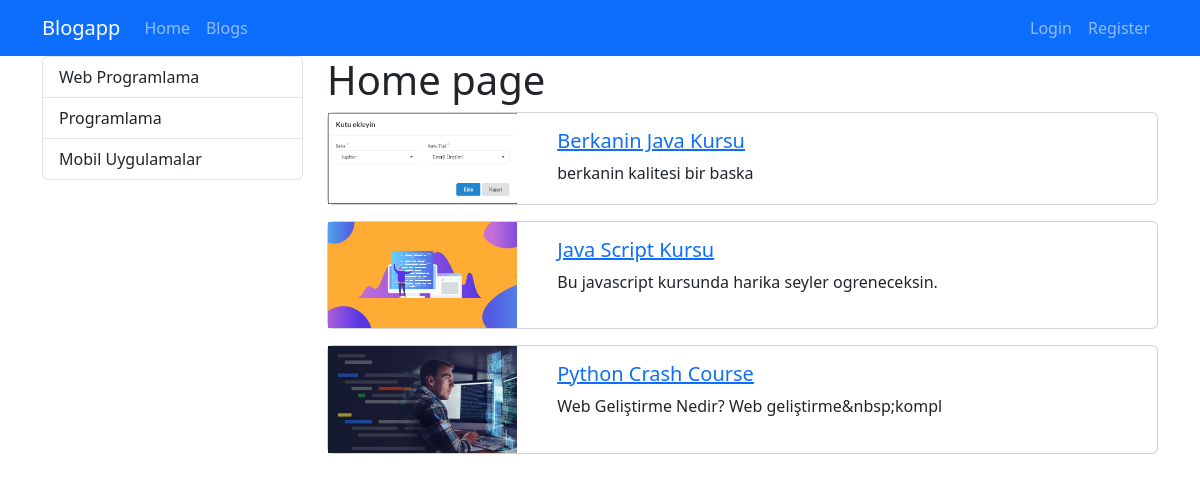
The page / on the database its author committed.
### blog/models.py (models this page shows, shortened)
class Category(models.Model):
    name = models.CharField(max_length=150)
    slug = models.SlugField(null=True,blank=True, unique=True, db_index=True, editable=False)

class Blog(models.Model):
    title = models.CharField(max_length=200)
    image = models.ImageField(upload_to="blogs")
    description = RichTextField()
    is_active = models.BooleanField()
    is_home = models.BooleanField(default=True)
    slug = models.SlugField(null=False,blank=True, unique=True, db_index=True, editable=False)
    categories = models.ManyToManyField(Category, blank=True)

### blog/views.py (the view)
# urls.py: path("", views.index, name="home"),
def index(request):
    context = {
        "blogs": Blog.objects.filter(is_home = True, is_active = True),
        "categories": Category.objects.all()
    }
    return render(request, "blog/index.html", context)

### blog/templates/blog/index.html (shortened to what this page needs)
{% extends "base.html" %}
{% load static %}
{% block css_files %}
    <link rel="stylesheet" href="{% static 'blog/css/style.css' %}">
{%endblock%}
{% block content %}
<div class="container">
    <div class="row">
        <div class="col-3">
          {% include 'partials/_categories.html' %}
        </div>
        <div class="col-9">
            <h1>Home page</h1>
            {%for blog in blogs %}
                {%if blog.is_home and blog.is_active%}
                    {% include 'blog/partials/_blog.html' %}
                {%endif%}
            {%endfor%}
        </div>
    </div>
</div>
{% endblock %}

### templates/base.html (shortened to what this page needs)
{% load static %}
<!DOCTYPE html>
<html lang="en">
    <head>
        <link rel="stylesheet" href="{% static 'css/bootstrap.min.css' %}">
        <link rel="stylesheet" href="{%static 'css/base.css'%}">
        {% block css_files %} {% endblock %}
    </head>
    <body>
        {%include 'partials/_navbar.html' %}
        {% block content %} {% endblock %}
    </body>
</html>

### templates/partials/_navbar.html
<nav class="navbar navbar-dark bg-primary navbar-expand-lg">
    <div class="container">
        <a class="navbar-brand" href="{% url 'home' %}">Blogapp</a>
        <ul class="navbar-nav me-auto">
            <li class="nav-item">
                <a class="nav-link" href="{% url 'home' %}">Home</a>
            </li>
            <li class="nav-item">
                <a class="nav-link" href="{% url 'blogs' %}">Blogs</a>
            </li>
        </ul>
        <ul class="navbar-nav ms-auto">
            {% if user.is_authenticated %}
                <li class="nav-item">
                    <a class="nav-link" href="{% url 'logout' %}">Logout</a>
                </li>
                <li class="nav-item">
                    <a class="nav-link" href="">Welcome, {{ user.username|title }}</a>
                </li>
            {% else %}
                <li class="nav-item">
                    <a class="nav-link" href="{% url 'login' %}">Login</a>
                </li>
                <li class="nav-item">
                    <a class="nav-link" href="{% url 'register' %}">Register</a>
                </li>
            {% endif %}
        </ul>
    </div>
</nav>

### templates/partials/_categories.html
<div class="list-group">
    {% for category in categories %}
        {% if category.slug == selected_category %}
        <a class="list-group-item list-group-item-action active" href="{% url 'blogs_by_category' category.slug %}">{{category.name|title}}</a>
        {% else %}
        <a class="list-group-item list-group-item-action" href="{% url 'blogs_by_category' category.slug %}">{{category.name|title}}</a>
        {% endif %}
    {% endfor %}
</div>

### blog/templates/blog/partials/_blog.html
{%load static %}
<div class="card mb-3">
    <div class="row">
        <div class="col-md-3">
            <img src="{{ blog.image.url }}" alt="" class="img-fluid">
        </div>
        <div class="col-md-9">
            <div class="card-body">
                <h5 class="card-title">
                    <a href="{% url 'blog_details' blog.slug %}">
                        {{ blog.title|title }}
                    </a>
                </h5>
                <p class="card-text">{{ blog.description|striptags|slice:"0:50" }}</p>
            </div>
        </div>
    </div>
</div>

### rows shown on the page
Category: name "Web Programlama"
Category: name "Programlama"
Category: name "Mobil Uygulamalar"
Blog: image (picture), title "Berkanin Java Kursu", description "berkanin kalitesi bir baska"
Blog: image (picture), title "Java Script Kursu", description "Bu javascript kursunda harika seyler ogreneceksin."
Blog: image (picture), title "Python Crash Course", description "Web Geliştirme Nedir? Web geliştirme&nbsp;kompl"
